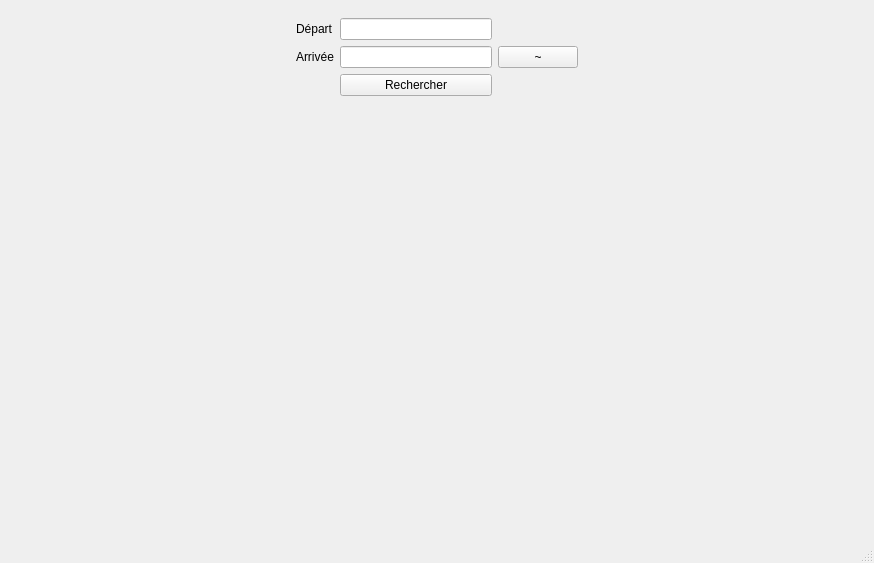
<?xml version="1.0" encoding="UTF-8"?>
<ui version="4.0">
 <class>Interface</class>
 <widget class="QMainWindow" name="Interface">
  <property name="geometry">
   <rect>
    <x>0</x>
    <y>0</y>
    <width>874</width>
    <height>563</height>
   </rect>
  </property>
  <property name="windowTitle">
   <string>MainWindow</string>
  </property>
  <widget class="QWidget" name="centralwidget">
   <layout class="QHBoxLayout" name="horizontalLayout">
    <item>
     <widget class="QWidget" name="widget" native="true">
      <property name="maximumSize">
       <size>
        <width>300</width>
        <height>16777215</height>
       </size>
      </property>
      <layout class="QHBoxLayout" name="horizontalLayout_3">
       <item>
        <layout class="QVBoxLayout" name="itineraryLayout">
         <property name="sizeConstraint">
          <enum>QLayout::SetMaximumSize</enum>
         </property>
         <property name="leftMargin">
          <number>0</number>
         </property>
         <item>
          <layout class="QHBoxLayout" name="horizontalLayout_2">
           <item>
            <layout class="QFormLayout" name="formLayout">
             <item row="0" column="0">
              <widget class="QLabel" name="start">
               <property name="text">
                <string>Départ</string>
               </property>
              </widget>
             </item>
             <item row="0" column="1">
              <widget class="QLineEdit" name="startEdit"/>
             </item>
             <item row="1" column="0">
              <widget class="QLabel" name="end">
               <property name="text">
                <string>Arrivée</string>
               </property>
              </widget>
             </item>
             <item row="1" column="1">
              <widget class="QLineEdit" name="endEdit"/>
             </item>
             <item row="2" column="1">
              <widget class="QPushButton" name="search">
               <property name="text">
                <string>Rechercher</string>
               </property>
              </widget>
             </item>
            </layout>
           </item>
           <item>
            <widget class="QPushButton" name="swap">
             <property name="text">
              <string>~</string>
             </property>
            </widget>
           </item>
          </layout>
         </item>
         <item>
          <spacer name="verticalSpacer">
           <property name="orientation">
            <enum>Qt::Vertical</enum>
           </property>
           <property name="sizeHint" stdset="0">
            <size>
             <width>20</width>
             <height>40</height>
            </size>
           </property>
          </spacer>
         </item>
        </layout>
       </item>
      </layout>
     </widget>
    </item>
   </layout>
  </widget>
  <widget class="QMenuBar" name="menubar">
   <property name="geometry">
    <rect>
     <x>0</x>
     <y>0</y>
     <width>874</width>
     <height>20</height>
    </rect>
   </property>
  </widget>
  <widget class="QStatusBar" name="statusbar"/>
 </widget>
 <resources/>
 <connections/>
</ui>
